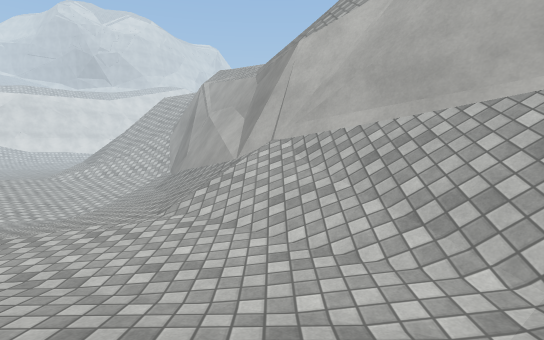
[1] (above)

14 first-person views from a walk through a 3-D level made in the Unity game engine. The camera is 0.45 m above the floor, tilts 4° down and sees 80° across. The floor is counted in squares, 0.5 m on a side. Each view is taken from the middle of a square. On the plan, view 1 faces up. The plan holds only what a view shows up to about 12 squares ahead; the rest is blank. The place goes on beyond the plan. Surface patterns are stand-ins for the level's own textures.

[2]
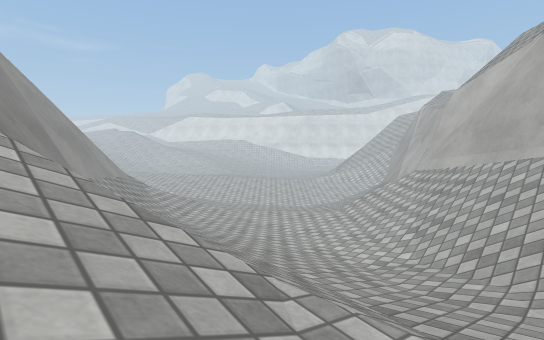

[3]
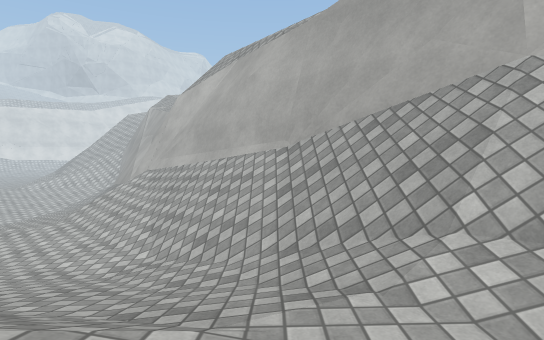

[4]
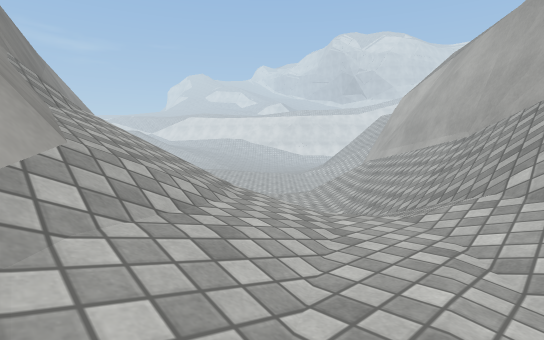

[5]
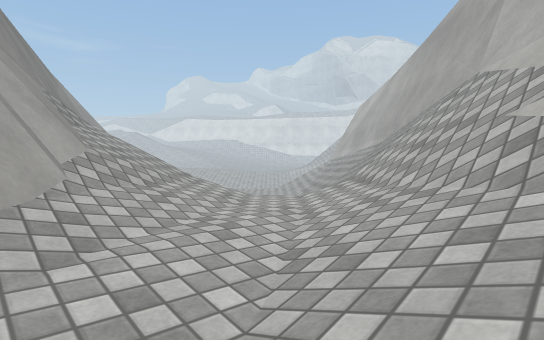

[6]
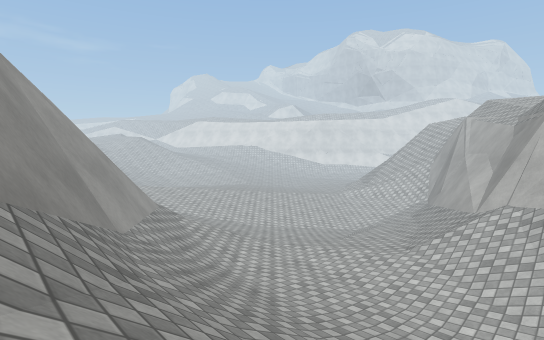

[7]
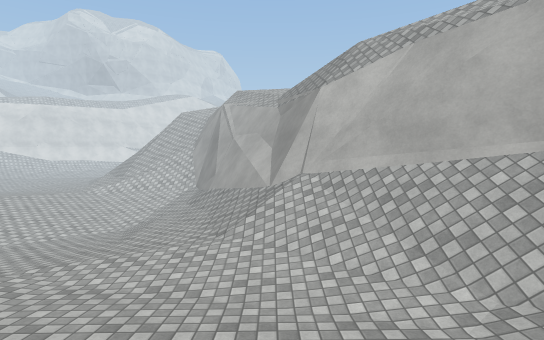

[8]
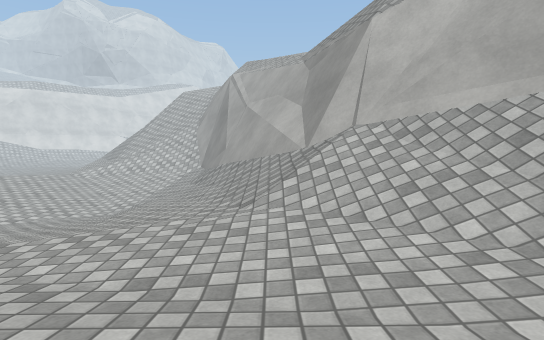

[9]
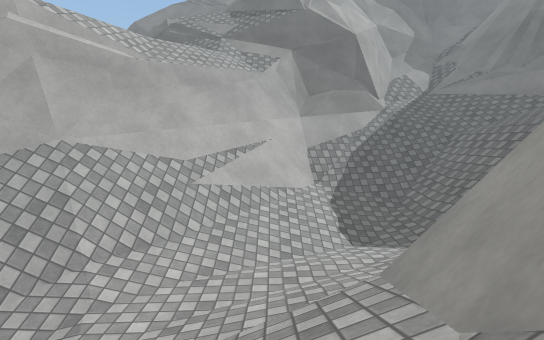

[10]
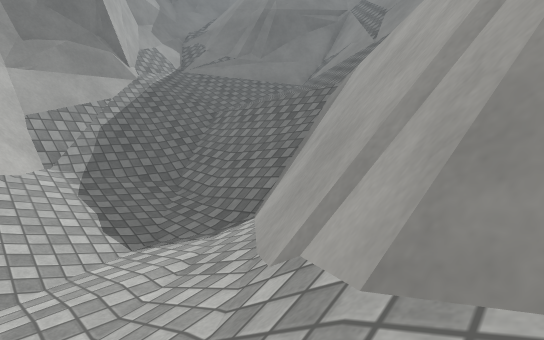

[11]
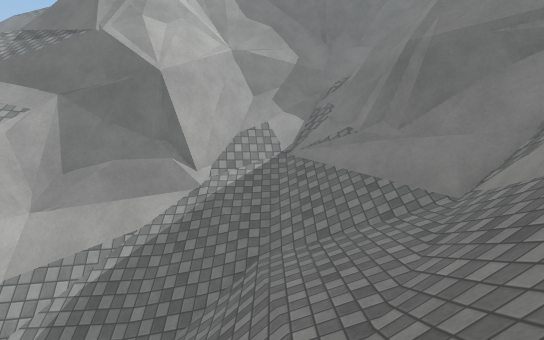

[12]
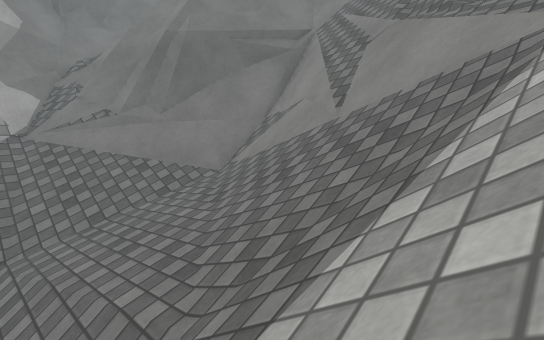

[13]
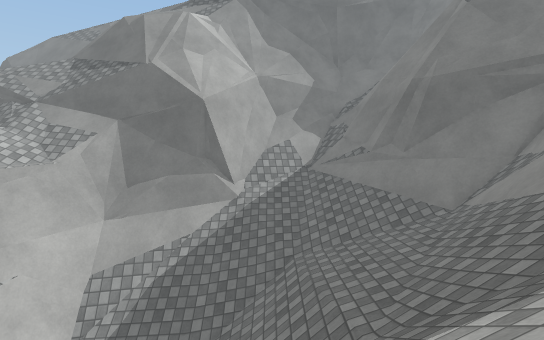

[14]
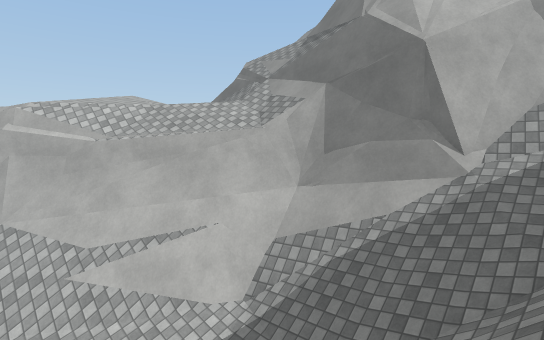

### Floor plan
Key: @ floor where view 1 was taken; # wall or solid block; . main floor; : floor 0.3 m higher than the main floor; - floor 0.35 m lower than the main floor; + floor 0.6 m higher than the main floor; _ floor 0.65 m lower than the main floor; * floor 4.15 m higher than the main floor; % floor 5.4 m higher than the main floor; / step, stairs or slope; = window, fence, low wall or low ledge; ^ raised ledge; v drop or lower ground.
Columns run from 8 left of view 1 to 21 right of it. Each row starts with its distance up from view 1.
 13   -//##vv//
 12 _/-///##v//
 11 _/--//=#v///
 10 ----///##v////
  9 -----///##vv///
  8 -----////###v//
  7 ----..////###v/
  6 ----.../////##v/
  5  ---..../////##v/
  4  ..-...../////##v
  3 //......../////##vv/
  2 ///........:////##v//*
  1 //////:::::::////##v//
  0 #=//////@::://////##v/
 -1 ###////////////////##v/
 -2 v ##=//// ///+++///^#vv///
 -3 vvv###/// ////++///=##vv//#%
 -4   vvv###///////++///###vv/##
 -5     vvv##====//+++///###vvv=
 -6       vvv#####=/++/////=##v=
 -7             v###/+//////###=
 -8              v###///////=###
 -9               vv#=///////=##
-10                v#=////////###
-11              / /v=//////////##
-12                //=//////////=#
-13                ////////////=##
-14                //////////=####
-15                /////////###
-16                /======/###

Where each view was taken, in squares from view 1:
view 1: 0 up, 0 right, facing up
view 2: 4 down, 5 right, facing up-left
view 3: 4 down, 5 right, facing up
view 4: 6 down, 8 right, facing up-left
view 5: 7 down, 11 right, facing up-left
view 6: 4 down, 2 right, facing up-left
view 7: 2 down, 1 left, facing up
view 8: 1 up, 2 left, facing up
view 9: 4 down, 1 right, facing right
view 10: 4 down, 4 right, facing down-right
view 11: 12 down, 7 right, facing right
view 12: 11 down, 7 right, facing down-right
view 13: 11 down, 5 right, facing right
view 14: 12 down, 8 right, facing up-right
